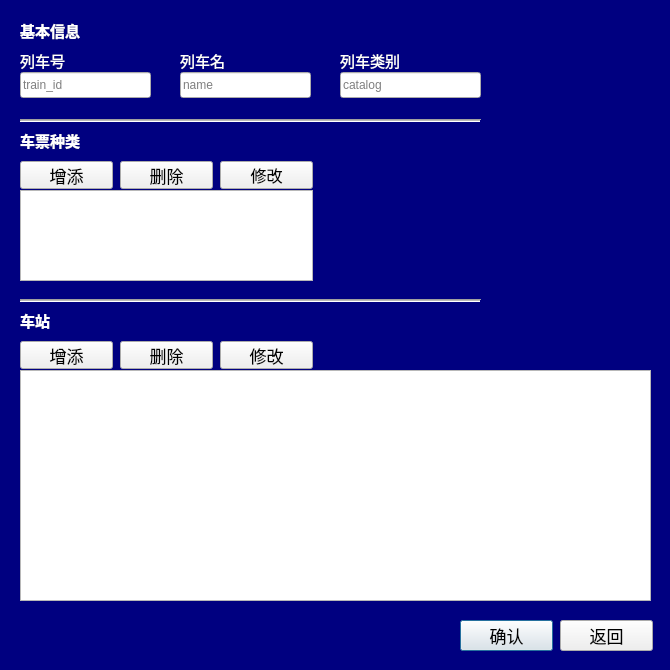
<?xml version="1.0" encoding="UTF-8"?>
<ui version="4.0">
 <class>addtrainDialog</class>
 <widget class="QDialog" name="addtrainDialog">
  <property name="geometry">
   <rect>
    <x>0</x>
    <y>0</y>
    <width>670</width>
    <height>670</height>
   </rect>
  </property>
  <property name="minimumSize">
   <size>
    <width>670</width>
    <height>670</height>
   </size>
  </property>
  <property name="maximumSize">
   <size>
    <width>670</width>
    <height>670</height>
   </size>
  </property>
  <property name="windowTitle">
   <string>addtrain</string>
  </property>
  <property name="styleSheet">
   <string notr="true">
QLabel {
	font: 9pt &quot;幼圆&quot;;
	font-size:15px;
	color:black;
}

QPushButton {
	font: 9pt &quot;黑体&quot;;
	font-size:17px;
	color:black;
}

QDialog {
	background-color:navy;
}
QLabel {
	color:white;
}</string>
  </property>
  <widget class="QTableWidget" name="stationWidget">
   <property name="geometry">
    <rect>
     <x>20</x>
     <y>370</y>
     <width>631</width>
     <height>231</height>
    </rect>
   </property>
   <property name="editTriggers">
    <set>QAbstractItemView::NoEditTriggers</set>
   </property>
  </widget>
  <widget class="QTableWidget" name="priceWidget">
   <property name="geometry">
    <rect>
     <x>20</x>
     <y>190</y>
     <width>293</width>
     <height>91</height>
    </rect>
   </property>
   <property name="editTriggers">
    <set>QAbstractItemView::NoEditTriggers</set>
   </property>
  </widget>
  <widget class="QPushButton" name="comfirmButton">
   <property name="geometry">
    <rect>
     <x>460</x>
     <y>620</y>
     <width>93</width>
     <height>31</height>
    </rect>
   </property>
   <property name="text">
    <string>确认</string>
   </property>
  </widget>
  <widget class="QPushButton" name="backButton">
   <property name="geometry">
    <rect>
     <x>560</x>
     <y>620</y>
     <width>93</width>
     <height>31</height>
    </rect>
   </property>
   <property name="text">
    <string>返回</string>
   </property>
  </widget>
  <widget class="QLineEdit" name="trainIdLineEdit">
   <property name="geometry">
    <rect>
     <x>20</x>
     <y>72</y>
     <width>131</width>
     <height>26</height>
    </rect>
   </property>
   <property name="placeholderText">
    <string>train_id</string>
   </property>
  </widget>
  <widget class="QLineEdit" name="nameLineEdit">
   <property name="geometry">
    <rect>
     <x>180</x>
     <y>72</y>
     <width>131</width>
     <height>26</height>
    </rect>
   </property>
   <property name="placeholderText">
    <string>name</string>
   </property>
  </widget>
  <widget class="QLineEdit" name="catalogLineEdit">
   <property name="geometry">
    <rect>
     <x>340</x>
     <y>72</y>
     <width>141</width>
     <height>26</height>
    </rect>
   </property>
   <property name="placeholderText">
    <string>catalog</string>
   </property>
  </widget>
  <widget class="QLabel" name="label">
   <property name="geometry">
    <rect>
     <x>20</x>
     <y>50</y>
     <width>72</width>
     <height>20</height>
    </rect>
   </property>
   <property name="text">
    <string>列车号</string>
   </property>
  </widget>
  <widget class="QLabel" name="label_2">
   <property name="geometry">
    <rect>
     <x>180</x>
     <y>50</y>
     <width>72</width>
     <height>20</height>
    </rect>
   </property>
   <property name="text">
    <string>列车名</string>
   </property>
  </widget>
  <widget class="QLabel" name="label_3">
   <property name="geometry">
    <rect>
     <x>340</x>
     <y>50</y>
     <width>72</width>
     <height>20</height>
    </rect>
   </property>
   <property name="text">
    <string>列车类别</string>
   </property>
  </widget>
  <widget class="Line" name="line">
   <property name="geometry">
    <rect>
     <x>20</x>
     <y>110</y>
     <width>461</width>
     <height>20</height>
    </rect>
   </property>
   <property name="lineWidth">
    <number>1</number>
   </property>
   <property name="midLineWidth">
    <number>1</number>
   </property>
   <property name="orientation">
    <enum>Qt::Horizontal</enum>
   </property>
  </widget>
  <widget class="Line" name="line_2">
   <property name="geometry">
    <rect>
     <x>20</x>
     <y>290</y>
     <width>461</width>
     <height>20</height>
    </rect>
   </property>
   <property name="lineWidth">
    <number>1</number>
   </property>
   <property name="midLineWidth">
    <number>1</number>
   </property>
   <property name="orientation">
    <enum>Qt::Horizontal</enum>
   </property>
  </widget>
  <widget class="QLabel" name="label_4">
   <property name="geometry">
    <rect>
     <x>20</x>
     <y>130</y>
     <width>91</width>
     <height>21</height>
    </rect>
   </property>
   <property name="styleSheet">
    <string notr="true">font: 11pt &quot;微软雅黑&quot;;
font-weight: bold;</string>
   </property>
   <property name="text">
    <string>车票种类</string>
   </property>
  </widget>
  <widget class="QLabel" name="label_5">
   <property name="geometry">
    <rect>
     <x>20</x>
     <y>310</y>
     <width>91</width>
     <height>21</height>
    </rect>
   </property>
   <property name="styleSheet">
    <string notr="true">font: 11pt &quot;微软雅黑&quot;;
font-weight: bold;</string>
   </property>
   <property name="text">
    <string>车站</string>
   </property>
  </widget>
  <widget class="QLabel" name="label_6">
   <property name="geometry">
    <rect>
     <x>20</x>
     <y>20</y>
     <width>91</width>
     <height>21</height>
    </rect>
   </property>
   <property name="styleSheet">
    <string notr="true">font: 75 11pt &quot;微软雅黑&quot;;
font-weight: bold;</string>
   </property>
   <property name="text">
    <string>基本信息</string>
   </property>
  </widget>
  <widget class="QPushButton" name="addButton_1">
   <property name="geometry">
    <rect>
     <x>20</x>
     <y>161</y>
     <width>93</width>
     <height>28</height>
    </rect>
   </property>
   <property name="text">
    <string>增添</string>
   </property>
  </widget>
  <widget class="QPushButton" name="modifyButton_1">
   <property name="geometry">
    <rect>
     <x>220</x>
     <y>161</y>
     <width>93</width>
     <height>28</height>
    </rect>
   </property>
   <property name="styleSheet">
    <string notr="true">font-size:16px;</string>
   </property>
   <property name="text">
    <string>修改</string>
   </property>
  </widget>
  <widget class="QPushButton" name="delButton_1">
   <property name="geometry">
    <rect>
     <x>120</x>
     <y>161</y>
     <width>93</width>
     <height>28</height>
    </rect>
   </property>
   <property name="text">
    <string>删除</string>
   </property>
  </widget>
  <widget class="QPushButton" name="delButton_2">
   <property name="geometry">
    <rect>
     <x>120</x>
     <y>341</y>
     <width>93</width>
     <height>28</height>
    </rect>
   </property>
   <property name="text">
    <string>删除</string>
   </property>
  </widget>
  <widget class="QPushButton" name="addButton_2">
   <property name="geometry">
    <rect>
     <x>20</x>
     <y>341</y>
     <width>93</width>
     <height>28</height>
    </rect>
   </property>
   <property name="text">
    <string>增添</string>
   </property>
  </widget>
  <widget class="QPushButton" name="modifyButton_2">
   <property name="geometry">
    <rect>
     <x>220</x>
     <y>341</y>
     <width>93</width>
     <height>28</height>
    </rect>
   </property>
   <property name="text">
    <string>修改</string>
   </property>
  </widget>
 </widget>
 <layoutdefault spacing="6" margin="11"/>
 <resources/>
 <connections>
  <connection>
   <sender>backButton</sender>
   <signal>clicked()</signal>
   <receiver>addtrainDialog</receiver>
   <slot>close()</slot>
   <hints>
    <hint type="sourcelabel">
     <x>446</x>
     <y>397</y>
    </hint>
    <hint type="destinationlabel">
     <x>829</x>
     <y>388</y>
    </hint>
   </hints>
  </connection>
 </connections>
</ui>
